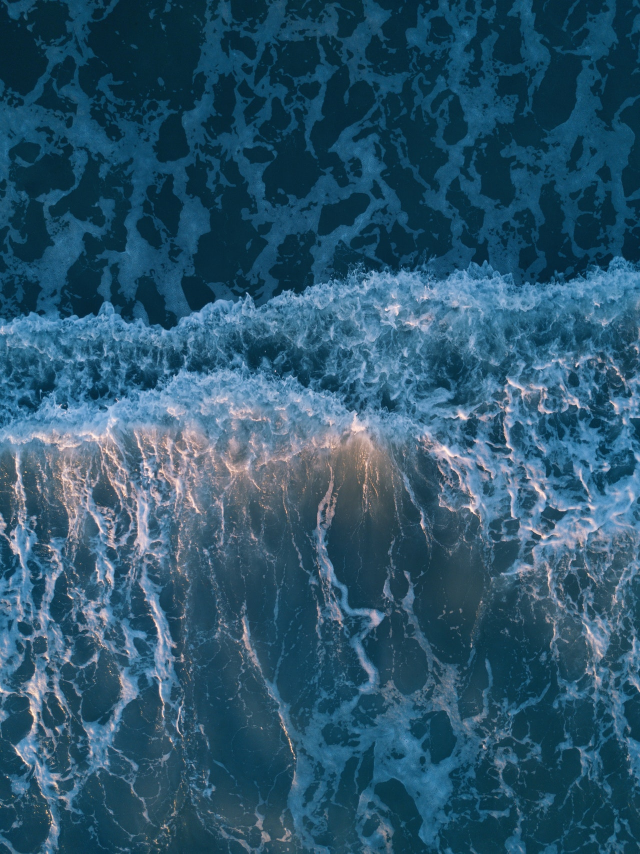
#> input picture server/photos/profile/sawyer/original/DSC_0267.JPG, 1280 x 1707 px (shown at 1/2 size); its folder holds only this picture in this run
$ python compress.py
#> lines starting #> are read from the running program, lines starting #| are printed output that depends on the picture
import os
from PIL import Image, ExifTags


for name in os.listdir('./original'):
    if not name.lower().endswith('.jpg'):
        continue;

    image = Image.open('original/' + name)
#> image is the input picture: PIL image 1280x1707 RGB; mean R, G, B 43.8, 85.7, 109.8

    # next 3 lines strip exif
    data = list(image.getdata())
#> data = 2184960 items
    newimg = Image.new(image.mode, image.size)
#> newimg: PIL image 1280x1707 RGB; every value is 0
    newimg.putdata(data)
    newimg = newimg.resize((int(image.size[0] / 2), int(image.size[1] / 2)))
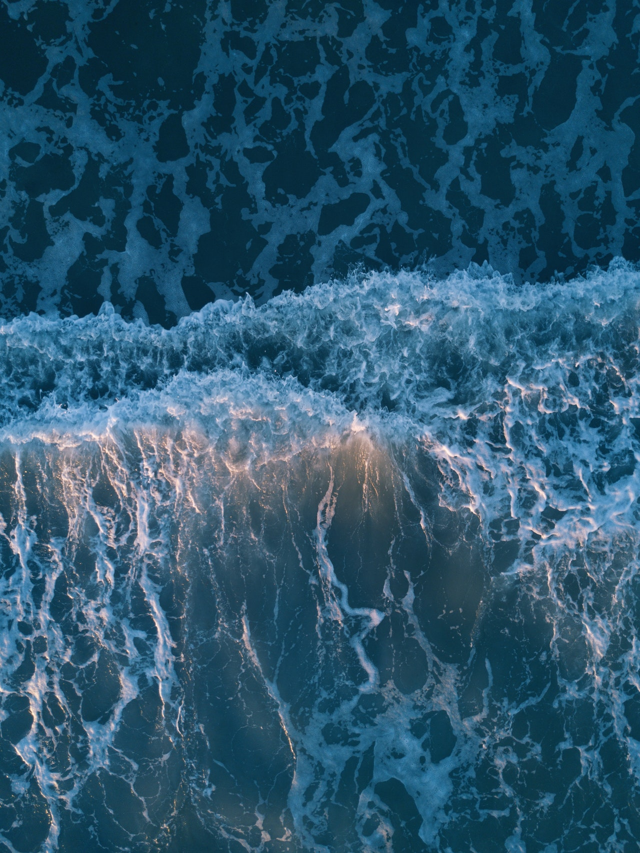
#> newimg: PIL image 640x853 RGB; mean R, G, B 43.8, 85.7, 109.8

    for orientation in ExifTags.TAGS.keys():
        if ExifTags.TAGS[orientation]=='Orientation':
            break

    try:
        exif=dict(image._getexif().items())

        if exif[orientation] == 3:
            newimg=newimg.rotate(180, expand=True)
        elif exif[orientation] == 6:
            newimg=newimg.rotate(270, expand=True)
        elif exif[orientation] == 8:
            newimg=newimg.rotate(90, expand=True)
    except AttributeError:
        print('No EXIF: ' + name)

    newimg.save(name)

    print(name)

print('\nDONE')
